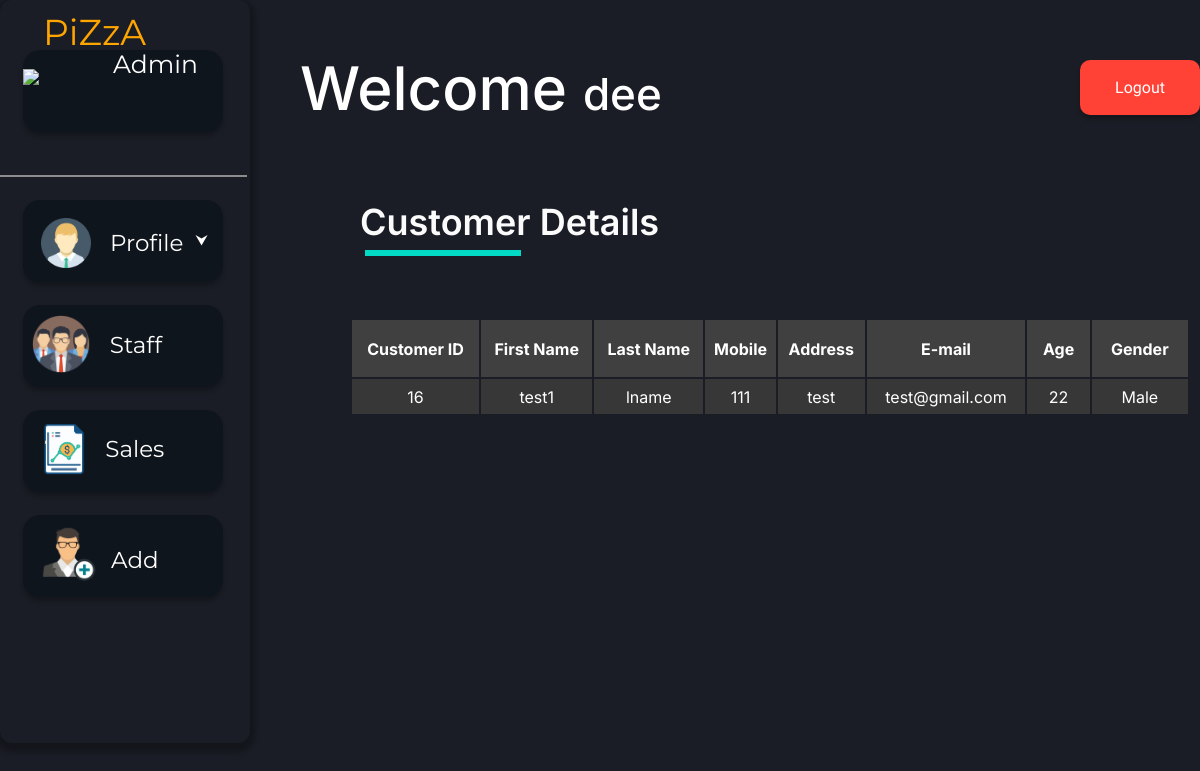
Before: /adminCustomerView.php (signed in) with the older database file.
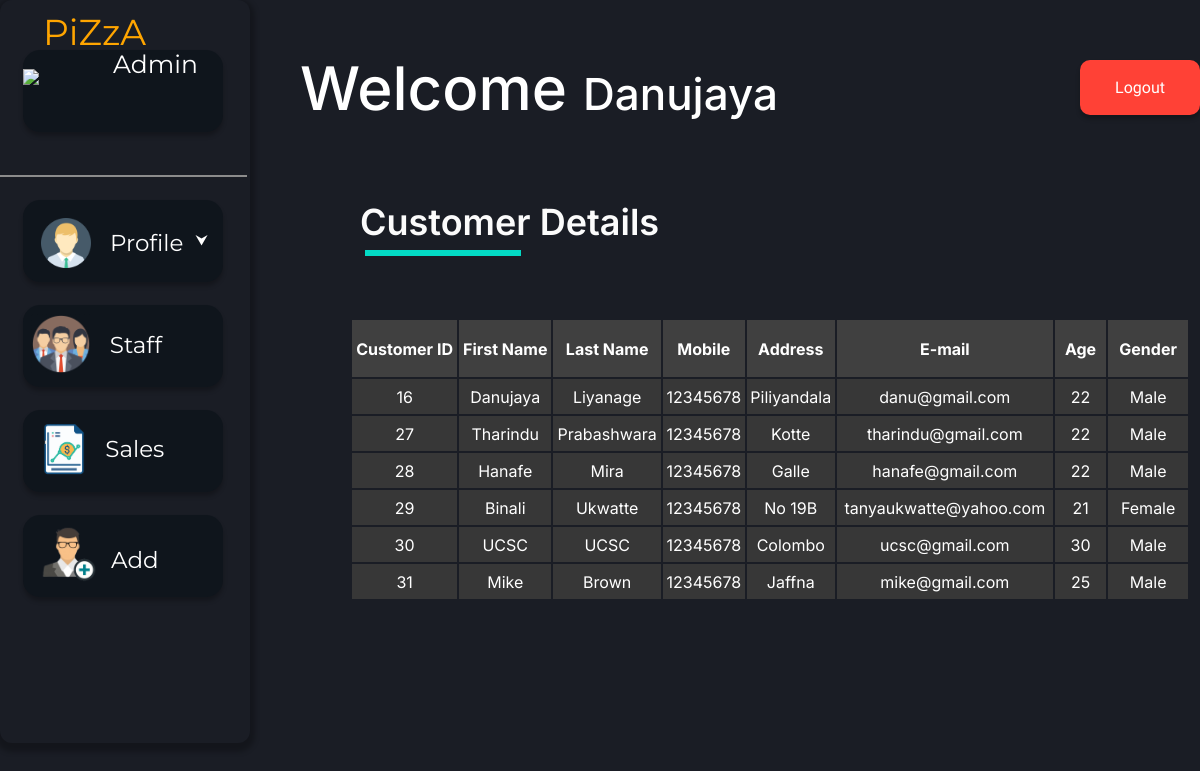
After: the same page with the newer database file.
### tables this page shows
CREATE TABLE IF NOT EXISTS `crm_customer` (
  `customer_id` int NOT NULL AUTO_INCREMENT,
  `fname` varchar(15) NOT NULL,
  `lname` varchar(15) NOT NULL,
  `username` varchar(20) NOT NULL,
  `mob` int NOT NULL,
  `address` varchar(50) NOT NULL,
  `email` varchar(50) NOT NULL,
  `age` int NOT NULL,
  `gender` varchar(6) NOT NULL,
  PRIMARY KEY (`customer_id`)
);

### adminCustomerView.php (the view, shortened to what this page needs)
<?php require_once('./phpFunc/connection/connect.php'); ?>
<?php
$sql = "SELECT * FROM crm_customer ORDER BY customer_id ASC";
mysqli_query($connection, $sql);
$result = mysqli_query($connection,$sql);
?>
<!DOCTYPE html>
<html lang="en">
<head>
        <link href="./styles/businessUser/main.css" rel="stylesheet">
        <link href="./styles/businessUser/add.css" rel="stylesheet">
</head>
<body>
<div>
<span class="wel-msg"><p>Welcome <span style="font-size:44px;"><?php echo $_SESSION["name"]; ?></span></p></span>
<span class="sub-head">Customer Details</span> <div class="sub-line"></div>
<span><a href="./phpFunc/functions/businessUser/logout.php"><button class="log_out-button">Logout</button> </a></span>
</div>
<div class="menu">
<div class="piza-staff"><img class="piza-logo" src="./assets/img/logo.png">
<span class="menu-text" style="color:orange;">PiZzA</span><br><span class="menu-text" style="font-size:25px; color:white; position:relative; left:90px; bottom:45px;">Admin</span>
</div>
 <div class="menu-line"></div>
<button class="pro-view">
      <img class="pro-avatar" src="./assets/img/pro_avatar.png">
      <span class="pro-text">Profile </span>
</button>
<a href="./admin.php"><button class="staff-but">
      <img class="staff-logo" src="./assets/img/staff.png">
      <span class="staff-text"> &nbsp;&nbsp;Staff</span>
</button>
</a>
<a href="./adminSalesView.php"><button class="sales-but">
      <img class="sales-logo" src="./assets/img/sales.png">
      <span class="sales-text">Sales </span>
</button></a>
<button onclick="document.getElementById('addform').style.display='block'" class="add-but">
      <img class="add-logo" src="./assets/img/add_cus.png">
      <span class="add-text">Add</span>
</button>
</div>
<table border="0" class="table_dec">
<tr bgcolor="#404040">
<th>Customer ID</th>
<th>First Name</th>
<th>Last Name</th>
<th>Mobile</th>
<th>Address</th>
<th>E-mail</th>
<th>&nbsp;&nbsp;Age&nbsp;&nbsp;</th>
<th>&nbsp;&nbsp;Gender&nbsp;&nbsp;</th>
</tr>
<?php
while ($row = mysqli_fetch_assoc($result)) {
    echo "
        <tr height='35px' bgcolor='#373737'>
            <td>" . $row['customer_id'] . "</td>
            <td>" . $row['fname'] . "</td>
            <td>" . $row['lname'] . "</td>
            <td>" . $row['mob'] . "</td>
            <td>" . $row['address'] . "</td>
            <td>" . $row['email'] . "</td>
            <td>" . $row['age'] . "</td>
            <td>" . $row['gender'] . "</td>
        </tr>";
}
?>
</table>
</body>
</html>

Changed rows visible on the page:
changed crm_customer id 16: fname "test1" → "Danujaya"; lname "lname" → "Liyanage"; mob "111" → "12345678"; address "test" → "Piliyandala"; email "test@gmail.com" → "danu@gmail.com"
added crm_customer: customer_id "27", fname "Tharindu", lname "Prabashwara", mob "12345678", address "Kotte", email "tharindu@gmail.com", age "22", gender "Male"
added crm_customer: customer_id "28", fname "Hanafe", lname "Mira", mob "12345678", address "Galle", email "hanafe@gmail.com", age "22", gender "Male"
added crm_customer: customer_id "29", fname "Binali", lname "Ukwatte", mob "12345678", address "No 19B", email "tanyaukwatte@yahoo.com", age "21", gender "Female"
added crm_customer: customer_id "30", fname "UCSC", lname "UCSC", mob "12345678", address "Colombo", email "ucsc@gmail.com", age "30", gender "Male"
added crm_customer: customer_id "31", fname "Mike", lname "Brown", mob "12345678", address "Jaffna", email "mike@gmail.com", age "25", gender "Male"
Other visible differences:
$_SESSION["name"]: "dee" → "Danujaya"
